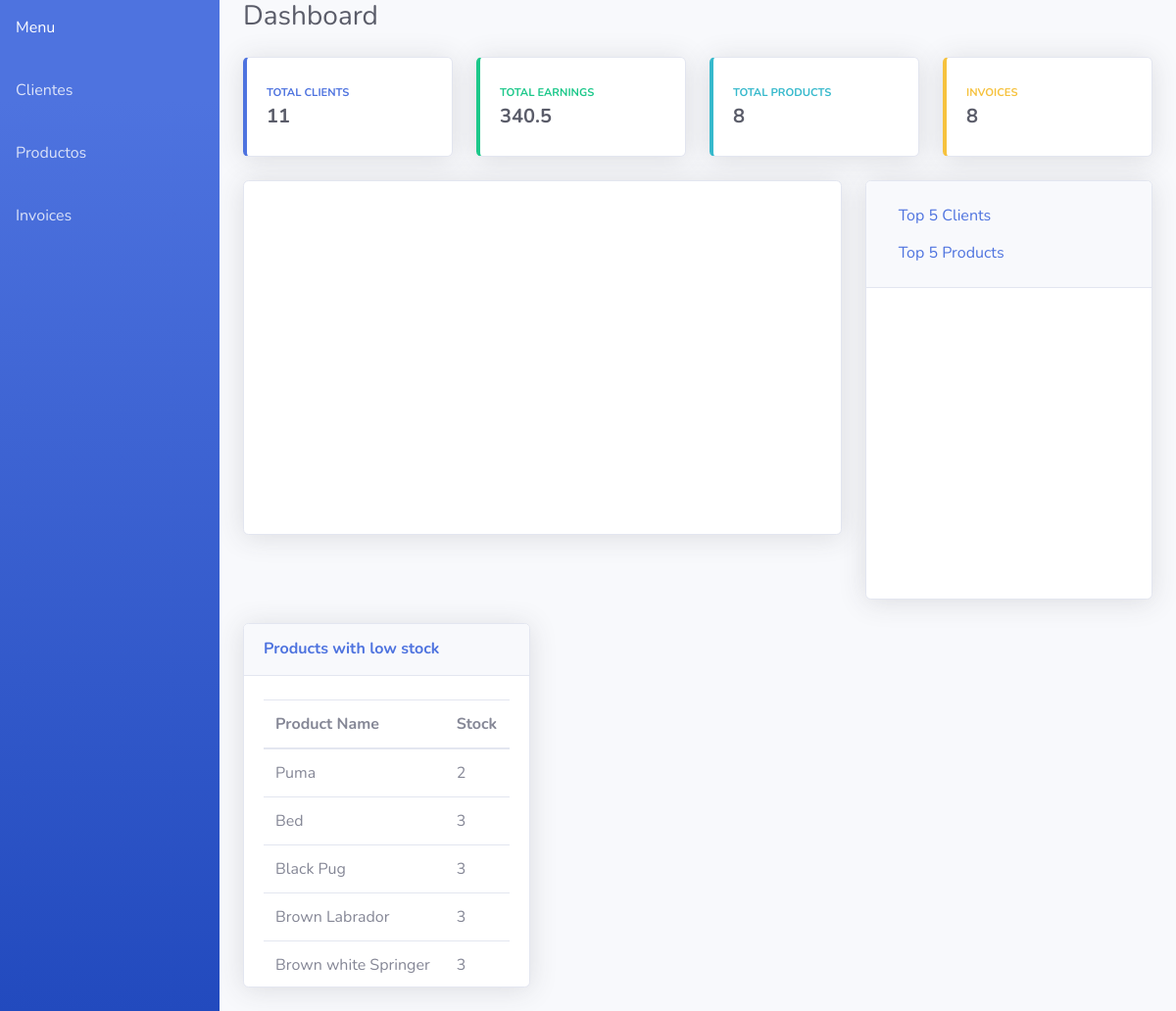
The page / on the database its author committed.
### Ecommerce/models.py (models this page shows, shortened)
class Productos(models.Model):
    brand = models.CharField(max_length=30)
    nameproduct = models.CharField(max_length=30)
    description = models.CharField(max_length=70)
    category = models.CharField(max_length=30)
    price = models.FloatField()
    photo = models.ImageField(upload_to='uploads/')
    stock = models.IntegerField()

### Ecommerce/views.py (the view)
# urls.py: path('', views.totalClientes, name='index'),
def totalClientes(request):
    cliente_total=Clientes.objects.all()
    total_earning=Invoice.objects.all().aggregate(Sum('total')).get('total__sum', 0.00)
    total_invoices=Invoice.objects.all()
    total_products=Productos.objects.all()
    dataset=Invoice.objects.extra(select={'day': 'date'}).values('day') \
               .annotate(available=Sum('total'))
    lowStock=Productos.objects.extra(select={'products': 'nameproduct'}).values('products')\
                .annotate(available=Sum('stock')).order_by('available')[:5]
    return render(request, 'Ecommerce/menu.html', {
        'cliente_total': cliente_total,
        'total_earning': total_earning,
        'total_invoices': total_invoices,
        'total_products': total_products,
        'dataset': dataset,
        'lowStock': lowStock
    })

### Ecommerce/templates/Ecommerce/menu.html (shortened to what this page needs)
{% load static %}
<!DOCTYPE html>
<html lang="en">
  <link href="{% static 'vendor/fontawesome-free/css/all.min.css' %}" rel="stylesheet" type="text/css">
  <link href="{% static 'css/sb-admin-2.min.css' %}" rel="stylesheet">
<body id="page-top">
<div id="wrapper">
<ul class="navbar-nav bg-gradient-primary sidebar sidebar-dark accordion" id="accordionSidebar">
<li class="nav-item">
        <a href="/" class="nav-link"><label value="index">Menu</label></a>
        <a href="/viewClient/" class="nav-link" href="tables.html"><label value="viewClient">Clientes</label></a>
        <a href="/viewProducts/" class="nav-link" href="tables.html"><label value="viewProductos">Productos</label></a>
        <a href="/viewInvoice/" class="nav-link" href="tables.html"><label value="viewInvoice">Invoices</label></a>
</li>
</ul>
<div id="content-wrapper" class="d-flex flex-column">
<div id="content">
  <div class="container-fluid">
{% block content %}
  <div class="d-sm-flex align-items-center justify-content-between mb-4">
  <h1 class="h3 mb-0 text-gray-800">Dashboard</h1>
  </div>
  <div class="row">
  <div class="col-xl-3 col-md-6 mb-4">
    <div class="card border-left-primary shadow h-100 py-2">
      <div class="card-body">
        <div class="row no-gutters align-items-center">
          <div class="col mr-2">
            <div class="text-xs font-weight-bold text-primary text-uppercase mb-1">Total Clients</div>
            <div class="h5 mb-0 font-weight-bold text-gray-800">{{ cliente_total.count }}</div>
          </div>
          <div class="col-auto">
            <i class="fas fa-user fa-2x text-gray-300"></i>
          </div>
        </div>
      </div>
    </div>
  </div>
  <div class="col-xl-3 col-md-6 mb-4">
    <div class="card border-left-success shadow h-100 py-2">
      <div class="card-body">
        <div class="row no-gutters align-items-center">
          <div class="col mr-2">
            <div class="text-xs font-weight-bold text-success text-uppercase mb-1">Total Earnings</div>
            <div class="h5 mb-0 font-weight-bold text-gray-800">{{ total_earning }}</div>
          </div>
          <div class="col-auto">
            <i class="fas fa-dollar-sign fa-2x text-gray-300"></i>
          </div>
        </div>
      </div>
    </div>
  </div>
  <div class="col-xl-3 col-md-6 mb-4">
  <div class="card border-left-info shadow h-100 py-2">
    <div class="card-body">
      <div class="row no-gutters align-items-center">
        <div class="col mr-2">
          <div class="text-xs font-weight-bold text-info text-uppercase mb-1">Total Products</div>
          <div class="h5 mb-0 font-weight-bold text-gray-800">{{ total_products.count }}</div>
        </div>
        <div class="col-auto">
          <i class="fas fa-calendar fa-2x text-gray-300"></i>
        </div>
      </div>
    </div>
  </div>
</div>
<div class="col-xl-3 col-md-6 mb-4">
  <div class="card border-left-warning shadow h-100 py-2">
    <div class="card-body">
      <div class="row no-gutters align-items-center">
        <div class="col mr-2">
          <div class="text-xs font-weight-bold text-warning text-uppercase mb-1">Invoices</div>
          <div class="h5 mb-0 font-weight-bold text-gray-800">{{ total_invoices.count }}</div>
        </div>
        <div class="col-auto">
          <i class="fas fa-receipt fa-2x text-gray-300"></i>
        </div>
      </div>
    </div>
  </div>
</div>
</div>
<div class="row">
  <div class="col-xl-8 col-lg-7">
    <div class="card shadow mb-4">
  <div class="card-body">
    <div class="chart-area" id="container">
    </div>
  </div>
</div>
</div>
<div class="col-xl-4 col-lg-5">
<div class="card shadow mb-4">
<div class="card-header py-3 d-flex flex-row align-items-center justify-content-between">
  <h6 class="m-0 font-weight-bold text-primary">
  <button type="button" class="btn btn-link" id="buttonClient">Top 5 Clients</button>
  <button type="button" class="btn btn-link" id="buttonProduct">Top 5 Products</button>
  </h6>
</div>
  <div class="card-body">
  <div class="chart-pie pt-1 pb-1">
  </div>
  </div>
</div>
</div>
<div class="col-xl-4 col-lg-5">
<div class="card shadow mb-4">
<div class="card-header py-3 d-flex flex-row align-items-center justify-content-between">
  <h6 class="m-0 font-weight-bold text-primary"> Products with low stock </h6>
</div>
  <div class="card-body">
  <div class="chart-pie pt-1 pb-1">
    <table class="table">
    <thead>
      <tr>
        <th scope="col">Product Name</th>
        <th scope="col">Stock</th>
      </tr>
    </thead>
    <tbody>
      {% for stockAvailable in lowStock %}
      <tr>
        <td> {{stockAvailable.products}} </td>
        <td> {{stockAvailable.available}}</td>
      </tr>
      {% endfor %}
    </tbody>
    </table>
  </div>
  </div>
  </div>
</div>
</div>
{% endblock %}
</div>
</div>
</div>
</div>
</body>
</html>

### rows shown on the page
Productos: products "Puma", available "2"
Productos: products "Bed", available "3"
Productos: products "Black Pug", available "3"
Productos: products "Brown Labrador", available "3"
Productos: products "Brown white Springer", available "3"

### other values the page prints
{{ cliente_total.count }} "11"
{{ total_earning }} "340.5"
{{ total_products.count }} "8"
{{ total_invoices.count }} "8"
